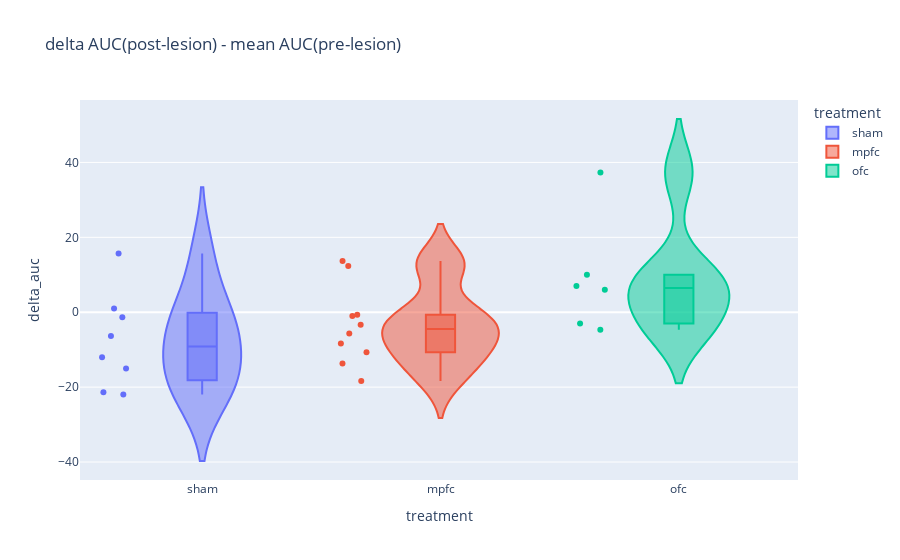

The notebook cell this image was saved under:
### Markdown cell above
Now lets visualize the delta AUC.

### Code cell
fig = px.violin(
    prepost,
    x="treatment",
    y="delta_auc",
    box=True,
    points="all",
    color="treatment",
    category_orders=cat,
    title="delta AUC(post-lesion) - mean AUC(pre-lesion)"
)
fig.show()

### Figure 1 — Plotly figure (JSON) as saved in the notebook; plotly's stock layout.template omitted (floating-point values rounded to 4 significant figures)
{"data": [{"alignmentgroup": "True", "box": {"visible": true}, "hovertemplate": "treatment=%{x}<br>delta_auc=%{y}<extra></extra>", "legendgroup": "sham", "marker": {"color": "#636efa"}, "name": "sham", "offsetgroup": "sham", "orientation": "v", "points": "all", "scalegroup": "True", "showlegend": true, "type": "violin", "x": ["sham", "sham", "sham", "sham", "sham", "sham", "sham", "sham"], "x0": " ", "xaxis": "x", "y": [-1.333, -12.0, 15.67, -21.33, -22.0, 1.0, -6.333, -15.0], "y0": " ", "yaxis": "y"}, {"alignmentgroup": "True", "box": {"visible": true}, "hovertemplate": "treatment=%{x}<br>delta_auc=%{y}<extra></extra>", "legendgroup": "mpfc", "marker": {"color": "#EF553B"}, "name": "mpfc", "offsetgroup": "mpfc", "orientation": "v", "points": "all", "scalegroup": "True", "showlegend": true, "type": "violin", "x": ["mpfc", "mpfc", "mpfc", "mpfc", "mpfc", "mpfc", "mpfc", "mpfc", "mpfc", "mpfc"], "x0": " ", "xaxis": "x", "y": [-5.667, -1.0, 13.67, -10.67, -0.6667, -8.333, -18.33, 12.33, -3.333, -13.67], "y0": " ", "yaxis": "y"}, {"alignmentgroup": "True", "box": {"visible": true}, "hovertemplate": "treatment=%{x}<br>delta_auc=%{y}<extra></extra>", "legendgroup": "ofc", "marker": {"color": "#00cc96"}, "name": "ofc", "offsetgroup": "ofc", "orientation": "v", "points": "all", "scalegroup": "True", "showlegend": true, "type": "violin", "x": ["ofc", "ofc", "ofc", "ofc", "ofc", "ofc"], "x0": " ", "xaxis": "x", "y": [-3.0, 37.33, 7.0, -4.667, 6.0, 10.0], "y0": " ", "yaxis": "y"}], "layout": {"legend": {"title": {"text": "treatment"}, "tracegroupgap": 0}, "title": {"text": "delta AUC(post-lesion) - mean AUC(pre-lesion)"}, "violinmode": "overlay", "xaxis": {"anchor": "y", "categoryarray": ["sham", "mpfc", "ofc"], "categoryorder": "array", "domain": [0, 1], "title": {"text": "treatment"}}, "yaxis": {"anchor": "x", "domain": [0, 1], "title": {"text": "delta_auc"}}}}
